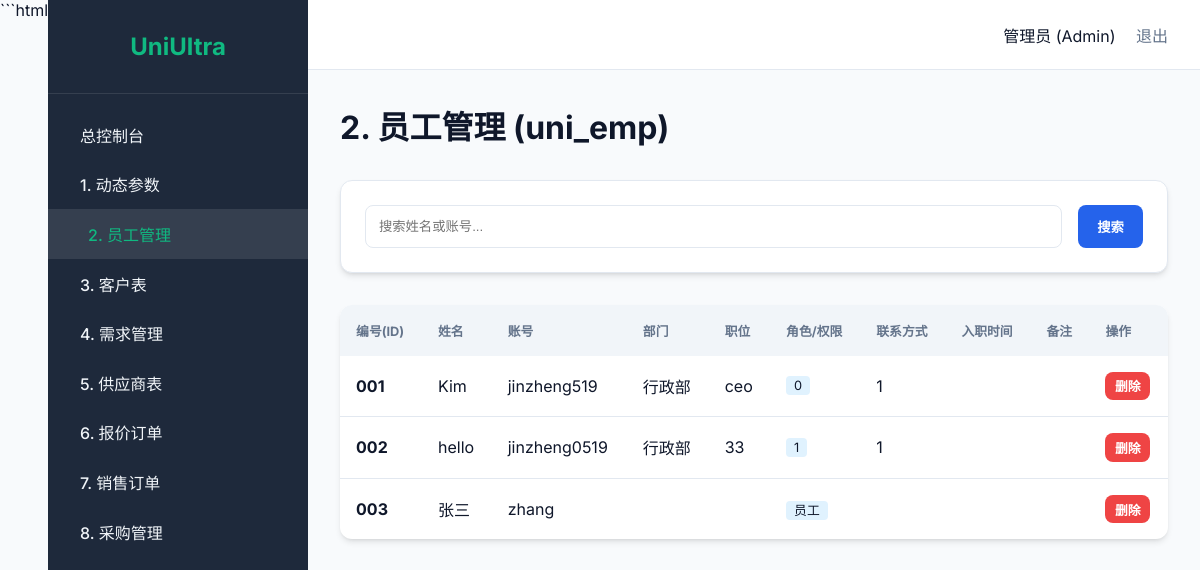
Page /emp (signed in) on the earlier database version.
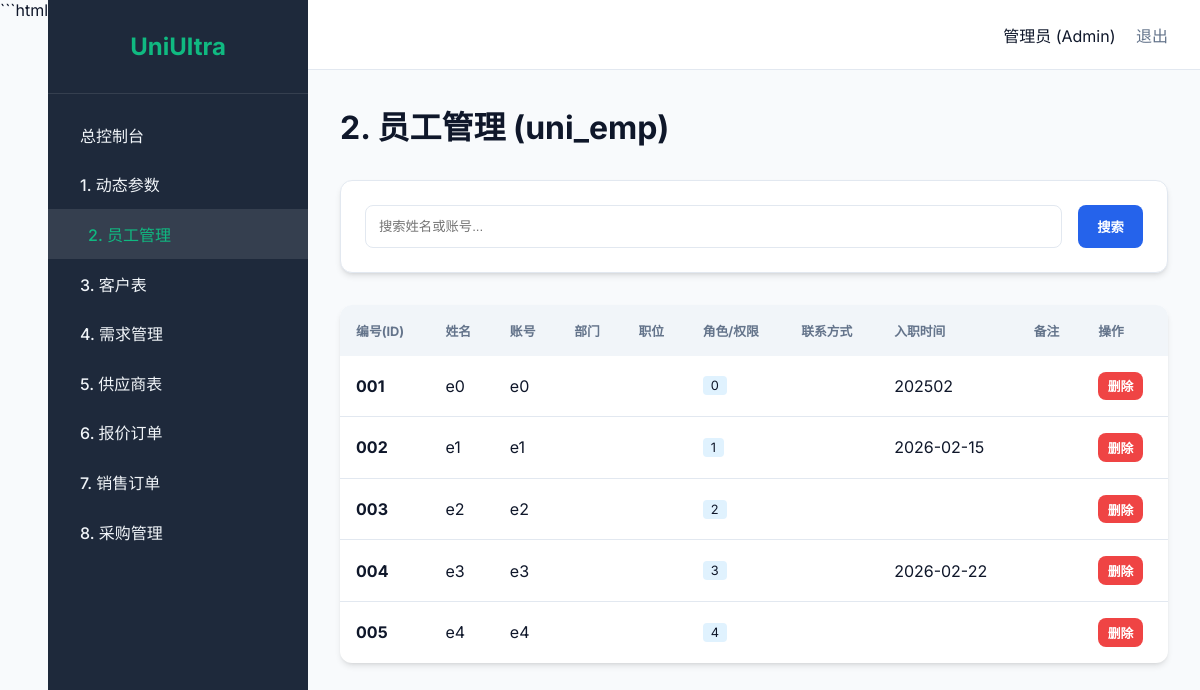
Same page on the later database version.
### tables this page shows
CREATE TABLE uni_emp (
        emp_id TEXT PRIMARY KEY CHECK(length(emp_id) = 3),
        department TEXT,
        position TEXT,
        emp_name TEXT NOT NULL,
        contact TEXT,
        account TEXT UNIQUE NOT NULL,
        password TEXT NOT NULL,
        hire_date TEXT,
        rule TEXT NOT NULL,
        remark TEXT,
        created_at DATETIME DEFAULT (datetime('now', 'localtime'))
    );

### main.py (the view)
@app.get("/emp", response_class=HTMLResponse)
async def emp_page(request: Request, page: int = 1, search: str = "", current_user: dict = Depends(login_required)):
    items, total = get_emp_list(page=page, search=search)
    return templates.TemplateResponse("emp.html", {
        "request": request,
        "active_page": "emp",
        "current_user": current_user,
        "items": items,
        "total": total,
        "page": page,
        "search": search
    })

### templates/emp.html (shortened to what this page needs)
{% extends "layout.html" %}
{% block content %}
<div style="display: flex; justify-content: space-between; align-items: center; margin-bottom: 2rem;">
    <h1>2. 员工管理 (uni_emp)</h1>
</div>
<div class="card" style="margin-bottom: 2rem;">
    <form action="/emp" method="get" style="display: flex; gap: 1rem;">
        <input type="text" name="search" value="{{ search }}" placeholder="搜索姓名或账号..."
            style="flex: 1; padding: 0.8rem; border: 1px solid var(--border); border-radius: 8px;">
        <button type="submit" class="btn btn-primary">搜索</button>
    </form>
</div>
<div class="table-container">
    <table>
        <thead>
            <tr>
                <th>编号(ID)</th>
                <th>姓名</th>
                <th>账号</th>
                <th>部门</th>
                <th>职位</th>
                <th>角色/权限</th>
                <th>联系方式</th>
                <th>入职时间</th>
                <th>备注</th>
                {% if current_user.rule == '3' or current_user.rule == '0' %}
                <th>操作</th>
                {% endif %}
            </tr>
        </thead>
        <tbody>
            {% for item in items %}
            <tr>
                <td style="font-weight: 700;">{{ item.emp_id }}</td>
                <td {% if current_user.rule=='3' or current_user.rule=='0'
                    %}ondblclick="makeEditable(this, '{{ item.emp_id }}', 'emp_name')" {% endif %}>{{ item.emp_name }}
                </td>
                <td {% if current_user.rule=='3' or current_user.rule=='0'
                    %}ondblclick="makeEditable(this, '{{ item.emp_id }}', 'account')" {% endif %}>{{ item.account }}
                </td>
                <td {% if current_user.rule=='3' or current_user.rule=='0'
                    %}ondblclick="makeEditable(this, '{{ item.emp_id }}', 'department')" {% endif %}>{{ item.department
                    }}</td>
                <td {% if current_user.rule=='3' or current_user.rule=='0'
                    %}ondblclick="makeEditable(this, '{{ item.emp_id }}', 'position')" {% endif %}>{{ item.position }}
                </td>
                <td {% if current_user.rule=='3' or current_user.rule=='0'
                    %}ondblclick="makeEditable(this, '{{ item.emp_id }}', 'rule')" {% endif %}><span
                        style="background: #e0f2fe; padding: 2px 8px; border-radius: 4px; font-size: 0.8rem;">{{
                        item.rule }}</span></td>
                <td {% if current_user.rule=='3' or current_user.rule=='0'
                    %}ondblclick="makeEditable(this, '{{ item.emp_id }}', 'contact')" {% endif %}>{{ item.contact }}
                </td>
                <td {% if current_user.rule=='3' or current_user.rule=='0'
                    %}ondblclick="makeEditable(this, '{{ item.emp_id }}', 'hire_date', 'date')" {% endif %}>{{
                    item.hire_date }}</td>
                <td {% if current_user.rule=='3' or current_user.rule=='0'
                    %}ondblclick="makeEditable(this, '{{ item.emp_id }}', 'remark')" {% endif %}>{{ item.remark }}</td>
                {% if current_user.rule == '3' or current_user.rule == '0' %}
                <td>
                    <button class="btn"
                        style="padding: 0.3rem 0.6rem; font-size: 0.8rem; background: #ef4444; color: white;"
                        onclick="deleteEmp('{{ item.emp_id }}')">删除</button>
                </td>
                {% endif %}
            </tr>
            {% endfor %}
        </tbody>
    </table>
</div>
{% endblock %}

### templates/layout.html (shortened to what this page needs)
<!DOCTYPE html>
<html lang="zh">
<head>
    <link rel="stylesheet" href="{{ url_for('static', path='/style.css') }}">
</head>
<body>
    <div class="sidebar">
        <div class="sidebar-header">UniUltra</div>
        <nav class="sidebar-menu">
            <a href="/" class="menu-item {% if active_page == 'dashboard' %}active{% endif %}">总控制台</a>
            <a href="/daily" class="menu-item {% if active_page == 'daily' %}active{% endif %}">1. 动态参数</a>
            <a href="/emp" class="menu-item {% if active_page == 'emp' %}active{% endif %}">2. 员工管理</a>
            <a href="/cli" class="menu-item {% if active_page == 'cli' %}active{% endif %}">3. 客户表</a>
            <a href="/quote" class="menu-item {% if active_page == 'quote' %}active{% endif %}">4. 需求管理</a>
            <a href="/vendor" class="menu-item {% if active_page == 'vendor' %}active{% endif %}">5. 供应商表</a>
            <a href="/offer" class="menu-item {% if active_page == 'offer' %}active{% endif %}">6. 报价订单</a>
            <a href="/order" class="menu-item {% if active_page == 'order' %}active{% endif %}">7. 销售订单</a>
            <a href="/buy" class="menu-item {% if active_page == 'buy' %}active{% endif %}">8. 采购管理</a>
        </nav>
    </div>
    <div class="main-content">
        <header class="navbar">
            <div class="user-info">
                <span>管理员 (Admin)</span>
                <a href="/login" style="margin-left: 1rem; color: var(--secondary); text-decoration: none;">退出</a>
            </div>
        </header>
        <main class="container fade-in">
            {% block content %}{% endblock %}
        </main>
    </div>
</body>
</html>

### static/style.css (style rules this page uses)
:root { --primary: #2563eb; --primary-hover: #1d4ed8; --secondary: #64748b; --bg-main: #f8fafc; --bg-side: #1e293b; --text-main: #0f172a; --text-side: #f1f5f9; --accent: #10b981; --card-bg: #ffffff; --border: #e2e8f0; --shadow: 0 4px 6px -1px rgb(0 0 0 / 0.1), 0 2px 4px -2px rgb(0 0 0 / 0.1); --radius: 12px; }
* { box-sizing: border-box; margin: 0; padding: 0; }
body { font-family: 'Inter', 'Outfit', sans-serif; background-color: var(--bg-main); color: var(--text-main); display: flex; height: 100vh; }
.sidebar { width: 260px; background-color: var(--bg-side); color: var(--text-side); display: flex; flex-direction: column; transition: all 0.3s ease; }
.sidebar-header { padding: 2rem; font-size: 1.5rem; font-weight: 700; text-align: center; border-bottom: 1px solid rgba(255, 255, 255, 0.1); color: var(--accent); }
.sidebar-menu { flex: 1; padding: 1rem 0; overflow-y: auto; }
.menu-item { display: flex; align-items: center; padding: 0.8rem 2rem; color: var(--text-side); text-decoration: none; transition: all 0.2s; font-weight: 500; }
.menu-item:hover, .menu-item.active { background-color: rgba(255, 255, 255, 0.1); color: var(--accent); padding-left: 2.5rem; }
.main-content { flex: 1; display: flex; flex-direction: column; overflow: hidden; }
.navbar { height: 70px; background-color: var(--card-bg); display: flex; align-items: center; justify-content: flex-end; padding: 0 2rem; border-bottom: 1px solid var(--border); }
.container { flex: 1; padding: 2rem; overflow-y: scroll; }
.card { background: var(--card-bg); padding: 1.5rem; border-radius: var(--radius); box-shadow: var(--shadow); border: 1px solid var(--border); transition: transform 0.3s; }
.table-container { background: var(--card-bg); border-radius: var(--radius); overflow: hidden; box-shadow: var(--shadow); }
table { width: 100%; border-collapse: collapse; }
th { background-color: #f1f5f9; padding: 1rem; text-align: left; font-size: 0.8rem; text-transform: uppercase; color: var(--secondary); }
td { padding: 1rem; border-bottom: 1px solid var(--border); }
tr:last-child td { border-bottom: none; }
.btn { padding: 0.5rem 1.2rem; border-radius: 8px; border: none; cursor: pointer; font-weight: 600; transition: 0.2s; }
.btn-primary { background-color: var(--primary); color: white; }
.fade-in { animation: fadeIn 0.5s ease forwards; }

### templates/emp.html (style rules this page uses)
input, textarea { border: 1px solid var(--border); border-radius: 4px; }

Differences in the rows shown:
changed uni_emp id 001: emp_name "Kim" → "e0"; account "jinzheng519" → "e0"; hire_date (not shown) → "202502"; department "行政部" → (not shown); position "ceo" → (not shown); contact "1" → (not shown)
changed uni_emp id 002: emp_name "hello" → "e1"; account "jinzheng0519" → "e1"; hire_date (not shown) → "2026-02-15"; department "行政部" → (not shown); position "33" → (not shown); contact "1" → (not shown)
changed uni_emp id 003: emp_name "张三" → "e2"; account "zhang" → "e2"; rule "员工" → "2"
added uni_emp: emp_id "004", emp_name "e3", account "e3", rule "3", hire_date "2026-02-22"
added uni_emp: emp_id "005", emp_name "e4", account "e4", rule "4"
